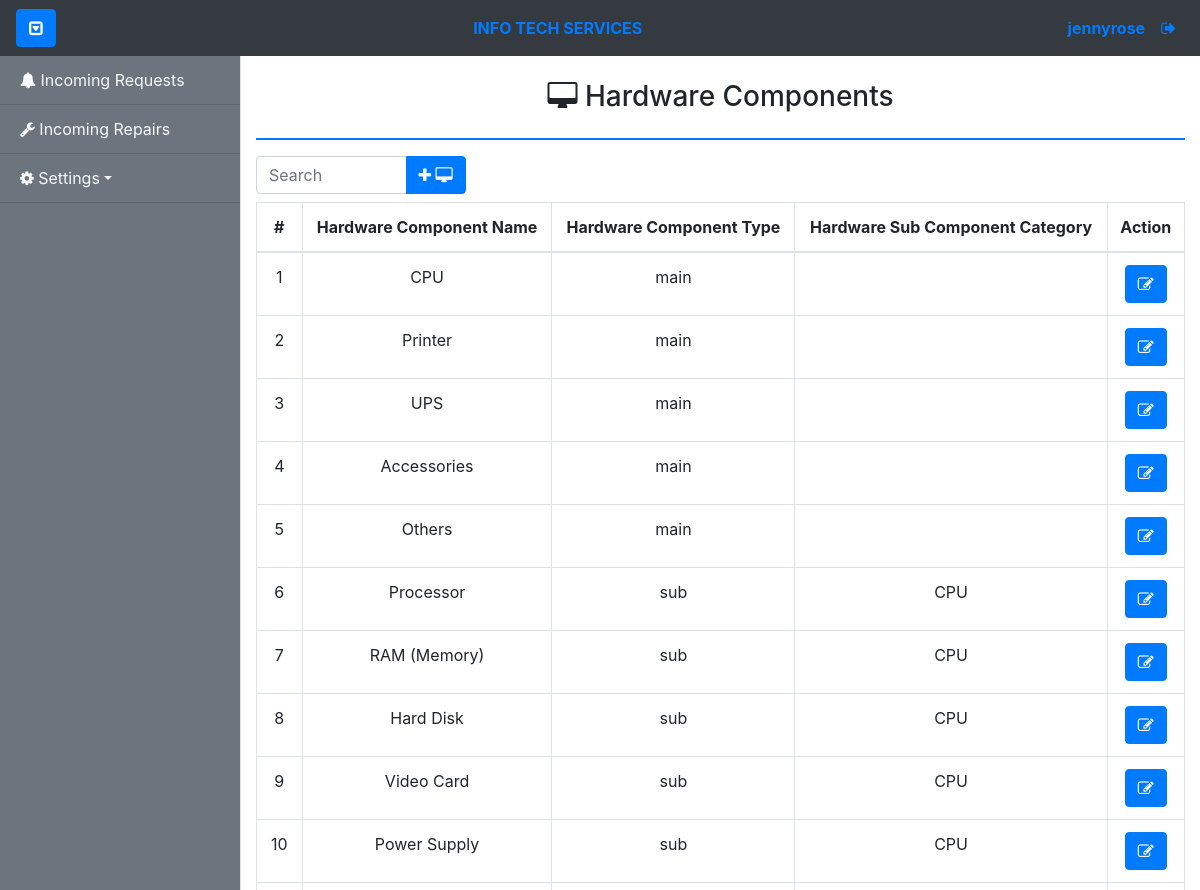
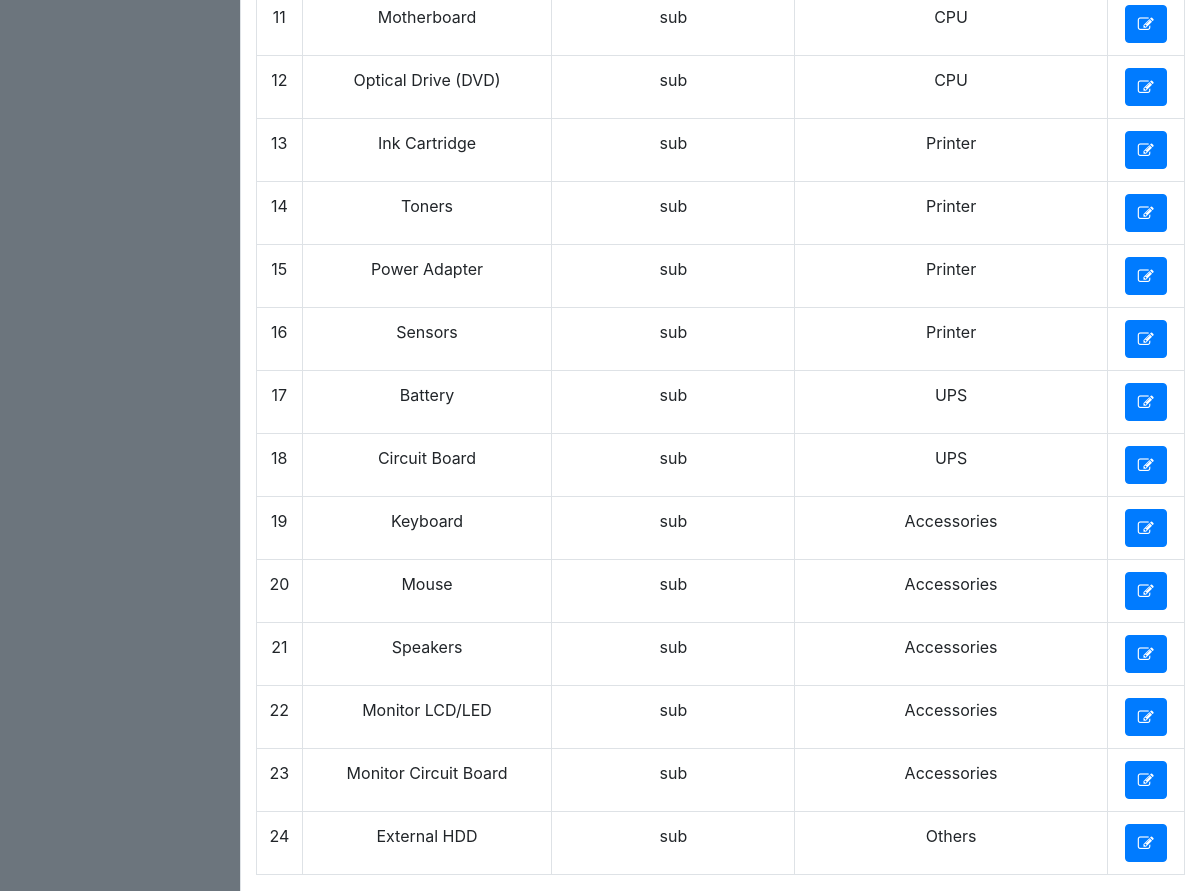
/admin/settings/hardware-components.php (signed in), run on the app's committed database (2 pictures, top to bottom).
### tables this page shows
CREATE TABLE `hardwarecomponent_tbl` (
  `hwcomponent_id` int(11) NOT NULL,
  `hwcomponent_name` varchar(255) NOT NULL,
  `hwcomponent_type` enum('main','sub') DEFAULT NULL,
  `hwcomponent_category` int(10) DEFAULT NULL
);

### config/controllers/controller.php (called while the page is built, shortened)
<?php
class Controller
{
	public function getHardwareComponents($hwcomponent_id = null)
	{
		global $con;
		if ($hwcomponent_id == null) {
			$qry = "SELECT * FROM hardwarecomponent_tbl";
			$result = $con->query($qry);
			if ($result) {
				$components = array();
				while ($row = $result->fetch_assoc()) {
					$components[] = $row;
				}
				return $components;
			} else {
				return false;
			}
		} else {
			$qry = "SELECT * FROM hardwarecomponent_tbl WHERE hwcomponent_id = '" . $hwcomponent_id . "' ";
			$result = $con->query($qry);
			return $result ? $result->fetch_assoc() : false;
		}
	}
}

### tables/hardwareComponent-tbl.php (the view)
<?php if (count($hardware_components) == 0) : ?>
  <div class="alert alert-info text-center">
    <?= "No Data Found!"; ?>
  </div>
<?php else : ?>
  <table class="table table-bordered text-center">
    <thead>
      <th>#</th>
      <th>Hardware Component Name</th>
      <th>Hardware Component Type</th>
      <th>Hardware Sub Component Category</th>
      <th>Action</th>
    </thead>
    <tbody id="table_body">
      <?php
      $id = 1;
      foreach ($hardware_components as $component) :
        if ($component['hwcomponent_type'] === 'sub') {
          $hwcomponent = $control->getHardwareComponents($component['hwcomponent_category']);
        }
      ?>
        <tr>
          <td> <?= $id ?> </td>
          <td> <?= $component['hwcomponent_name'] ?> </td>
          <td> <?= $component['hwcomponent_type'] ?> </td>
          <td>
            <?php
            if ($component['hwcomponent_type'] === 'sub' && $hwcomponent) {
              echo $hwcomponent['hwcomponent_name'];
            }
            ?>
          </td>
          <td>
            <button type="button" class="btn btn-primary edit" id="<?= $component['hwcomponent_id'] ?>" data-toggle="tooltip" title="Edit"><i class="fa fa-pencil-square-o" aria-hidden="true"></i></button>
          </td>
        </tr>
      <?php
        $id += 1;
      endforeach;
      ?>
    </tbody>
  </table>
  </div>
  </div>
<?php endif; ?>

### css/simple-sidebar.css (style rules this page uses)
body { overflow-x: hidden; }

### data on the page
hardwarecomponent_tbl: hwcomponent_name "CPU", hwcomponent_type "main"
hardwarecomponent_tbl: hwcomponent_name "Printer", hwcomponent_type "main"
hardwarecomponent_tbl: hwcomponent_name "UPS", hwcomponent_type "main"
hardwarecomponent_tbl: hwcomponent_name "Accessories", hwcomponent_type "main"
hardwarecomponent_tbl: hwcomponent_name "Others", hwcomponent_type "main"
hardwarecomponent_tbl: hwcomponent_name "Processor", hwcomponent_type "sub", hardwarecomponent_tbl.hwcomponent_name "CPU"
hardwarecomponent_tbl: hwcomponent_name "RAM (Memory)", hwcomponent_type "sub", hardwarecomponent_tbl.hwcomponent_name "CPU"
hardwarecomponent_tbl: hwcomponent_name "Hard Disk", hwcomponent_type "sub", hardwarecomponent_tbl.hwcomponent_name "CPU"
hardwarecomponent_tbl: hwcomponent_name "Video Card", hwcomponent_type "sub", hardwarecomponent_tbl.hwcomponent_name "CPU"
hardwarecomponent_tbl: hwcomponent_name "Power Supply", hwcomponent_type "sub", hardwarecomponent_tbl.hwcomponent_name "CPU"
hardwarecomponent_tbl: hwcomponent_name "Motherboard", hwcomponent_type "sub", hardwarecomponent_tbl.hwcomponent_name "CPU"
hardwarecomponent_tbl: hwcomponent_name "Optical Drive (DVD)", hwcomponent_type "sub", hardwarecomponent_tbl.hwcomponent_name "CPU"
hardwarecomponent_tbl: hwcomponent_name "Ink Cartridge", hwcomponent_type "sub", hardwarecomponent_tbl.hwcomponent_name "Printer"
hardwarecomponent_tbl: hwcomponent_name "Toners", hwcomponent_type "sub", hardwarecomponent_tbl.hwcomponent_name "Printer"
hardwarecomponent_tbl: hwcomponent_name "Power Adapter", hwcomponent_type "sub", hardwarecomponent_tbl.hwcomponent_name "Printer"
hardwarecomponent_tbl: hwcomponent_name "Sensors", hwcomponent_type "sub", hardwarecomponent_tbl.hwcomponent_name "Printer"
hardwarecomponent_tbl: hwcomponent_name "Battery", hwcomponent_type "sub", hardwarecomponent_tbl.hwcomponent_name "UPS"
hardwarecomponent_tbl: hwcomponent_name "Circuit Board", hwcomponent_type "sub", hardwarecomponent_tbl.hwcomponent_name "UPS"
hardwarecomponent_tbl: hwcomponent_name "Keyboard", hwcomponent_type "sub", hardwarecomponent_tbl.hwcomponent_name "Accessories"
hardwarecomponent_tbl: hwcomponent_name "Mouse", hwcomponent_type "sub", hardwarecomponent_tbl.hwcomponent_name "Accessories"
hardwarecomponent_tbl: hwcomponent_name "Speakers", hwcomponent_type "sub", hardwarecomponent_tbl.hwcomponent_name "Accessories"
hardwarecomponent_tbl: hwcomponent_name "Monitor LCD/LED", hwcomponent_type "sub", hardwarecomponent_tbl.hwcomponent_name "Accessories"
hardwarecomponent_tbl: hwcomponent_name "Monitor Circuit Board", hwcomponent_type "sub", hardwarecomponent_tbl.hwcomponent_name "Accessories"
hardwarecomponent_tbl: hwcomponent_name "External HDD", hwcomponent_type "sub", hardwarecomponent_tbl.hwcomponent_name "Others"

### other printed values
$_SESSION['username'] "jennyrose"
